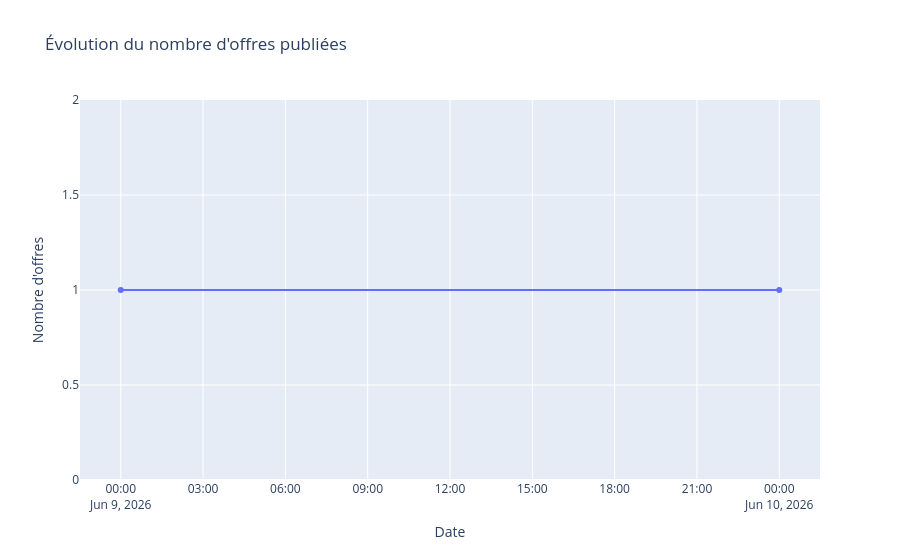

Here is the notebook cell this chart was saved with:
### Code cell
import pandas as pd

# Conversion et agrégation par date (en ignorant les NaT)
df["date_publication_clean"] = pd.to_datetime(df["date_publication"], errors="coerce")
df_timeline = (
    df.dropna(subset=["date_publication_clean"])
    .groupby("date_publication_clean")
    .size()
    .reset_index(name="nb_offres")
)

fig_timeline = px.line(
    df_timeline,
    x="date_publication_clean",
    y="nb_offres",
    title="Évolution du nombre d'offres publiées",
    markers=True,
    labels={"date_publication_clean": "Date", "nb_offres": "Nombre d'offres"},
)

fig_timeline.show()

### Figure 1 — Plotly figure (JSON) as saved in the notebook; plotly's stock layout.template omitted (floating-point values rounded to 4 significant figures)
{"data": [{"hovertemplate": "Date=%{x}<br>Nombre d'offres=%{y}<extra></extra>", "legendgroup": "", "line": {"color": "#636efa", "dash": "solid"}, "marker": {"symbol": "circle"}, "mode": "lines+markers", "name": "", "orientation": "v", "showlegend": false, "type": "scatter", "x": ["2026-06-09T00:00:00.000000", "2026-06-10T00:00:00.000000"], "xaxis": "x", "y": [1, 1], "yaxis": "y"}], "layout": {"legend": {"tracegroupgap": 0}, "title": {"text": "Évolution du nombre d'offres publiées"}, "xaxis": {"anchor": "y", "domain": [0, 1], "title": {"text": "Date"}}, "yaxis": {"anchor": "x", "domain": [0, 1], "title": {"text": "Nombre d'offres"}}}}
